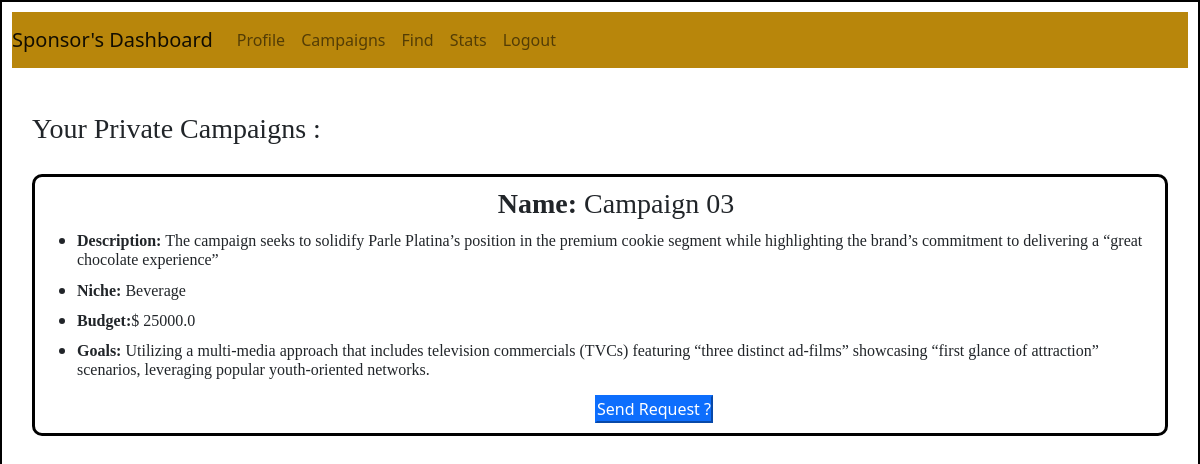
/request/influencer/1/2 (signed in), run on the app's committed database.
### backend/models.py (models this page shows)
class Campaigns(db.Model):
    __tablename__ = "campaigns"
    id = db.Column(db.Integer, primary_key = True, nullable = False, autoincrement = True)
    name = db.Column(db.String, nullable = False)
    search_name = db.Column(db.String, nullable = False, default = "null")
    description = db.Column(db.Text, nullable = False)
    start_date = db.Column(db.String, nullable = False, default = "null")
    end_date = db.Column(db.String, nullable = False)
    budget = db.Column(db.Float, nullable = False)
    visibility = db.Column(db.String, nullable = False, default="public")
    goals = db.Column(db.Text, nullable = False)
    niche = db.Column(db.Text, nullable = False, default = "null")
    sponser_id = db.Column(db.Integer, db.ForeignKey("sponser.id"), nullable = False)
    ad_requests = db.relationship("Ad_request", cascade="all, delete", backref="campaigns")

### backend/controllers.py (the view)
@app.route('/request/influencer/<int:s_id>/<int:i_id>')
def request_influencer(s_id, i_id):
    influencer = User.query.get(i_id)
    sponser = Sponser.query.get(s_id)
    private_campaigns = Campaigns.query.filter_by(sponser_id = s_id, visibility = "Private")
    ad_request = fetch_ad_requests()
    return render_template("sponser_private_campaigns.html", private_campaigns = private_campaigns, ad_request = ad_request, influencer=influencer, sponser=sponser)

### backend/controllers.py (called while the page is built)
def fetch_ad_requests():
    ad_request = Ad_request.query.filter_by(visibility = "Public" ).all()
    ad_request_list = {}
    for ad in ad_request:
        if ad.id not in ad_request_list.keys():
            ad_request_list[ad.id] = [ad.name, ad.status, ad.influencer_id]
    return ad_request_list

### templates/sponser_private_campaigns.html (shortened to what this page needs)
<!DOCTYPE html>
<html lang="en">
<head>
    <link rel="stylesheet" href = "/static/dashboardstyle.css">
    <link href="https://cdn.jsdelivr.net/npm/bootstrap@5.0.2/dist/css/bootstrap.min.css" rel="stylesheet">
</head>
<body>
    <div id = "container-sponser">
      <nav class="navbar navbar-expand-lg navbar-light" style="background-color: darkgoldenrod;">
        <a class="navbar-brand" href="#">Sponsor's Dashboard</a>
        <div class="collapse navbar-collapse" id="navbarNav">
          <ul class="navbar-nav">
            <li class="nav-item active">
              <a class="nav-link" href="/sponser/dashboard/profile"> Profile </a>
            </li>
            <li class="nav-item active">
              <a class="nav-link" href="#"> Campaigns</a>
            </li>
            <li class="nav-item active">
              <a class="nav-link" href="/sponser/dashboard/find"> Find</span></a>
            </li>
            <li class="nav-item active">
              <a class="nav-link" href="/sponser/stats"> Stats </span></a>
            </li>
            <li class="nav-item">
              <a class="nav-link" href="/login"> Logout</a>
            </li>
      </nav><br>
      <h3 style="font-family: 'Times New Roman', Times, serif; padding: 20px;">Your Private Campaigns :</h3>
      <div id="campaign">
        {%if private_campaigns%}
          {%for campaign in private_campaigns%}
          <ul>
            <h3 style="font-family: 'Times New Roman', Times, serif; text-align: center;"><strong>Name:</strong> {{ campaign.name }}</h3>
            <li>
              <h6 style="font-family: 'Times New Roman', Times, serif;"><strong>Description:</strong> {{ campaign.description }}</h6>
            </li>
            <li>
              <h6 style="font-family: 'Times New Roman', Times, serif;"><strong>Niche:</strong> {{ campaign.niche }}</h6>
            </li>
              <li>
                <h6 style="font-family: 'Times New Roman', Times, serif;"><strong>Budget:</strong>$ {{ campaign.budget }}</h6>
              </li>
              <li>
                <h6 style="font-family: 'Times New Roman', Times, serif;"><strong>Goals:</strong> {{ campaign.goals }}</h6>
              </li>
          </ul>
          <form action="/send/request/influencer/{{campaign.sponser_id}}" method="POST">
            <div style="padding-left: 550px;">
              <button type="submit" class="btn-primary"> Send Request ?</button></div>
          </form>
          {%endfor%}
        {%else%}
        <h3 style="font-family: 'Times New Roman', Times, serif;">No Campaigns available!</h3>
        {%endif%}
      </div>

### static/dashboardstyle.css (style rules this page uses)
* { margin: 0%; padding: 0%; }
#campaign { border: 3px solid black ; padding: 10px; margin-left: 20px; margin-right: 20px; border-radius: 10px; }
#container-sponser { border: 2px solid black; padding: 10px; height: 1000px; }

### data on the page
Campaigns: name "Campaign 03", description "The campaign seeks to solidify Parle Platina’s position in the premium cookie segment while highlighting the brand’s commitment to delivering a “great chocolate experience”", niche "Beverage", budget "25000.0", goals "Utilizing a multi-media approach that includes television commercials (TVCs) featuring “three distinct ad-films” showcasing “first glance of attraction” scenarios, leveraging popular youth-oriented networks."
